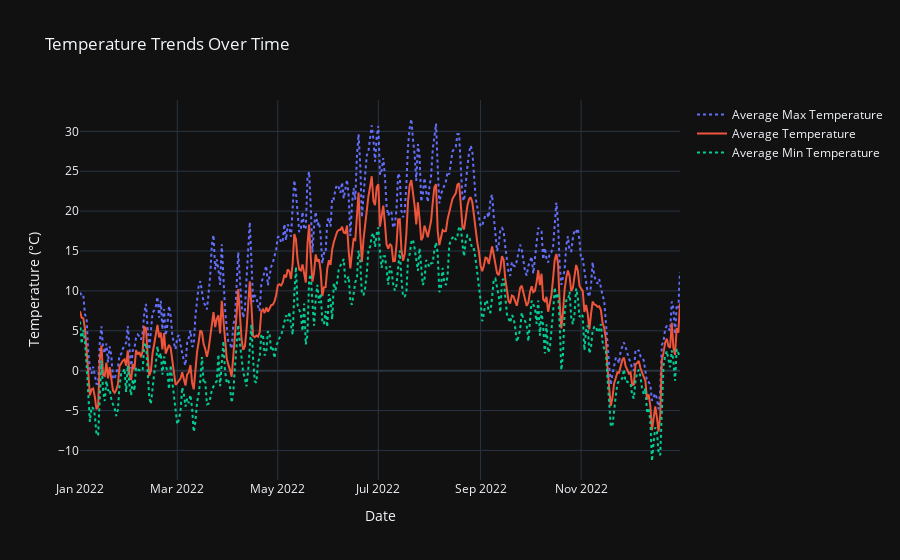

Notebook source saved alongside this figure:
### Markdown cell above
- add avg temperature in the middle, max temperature should also be dotted, avg temperature should have solid texture of line

### Code cell
# Improved Temperature Trends Plot
fig = go.Figure()
fig.add_trace(go.Scatter(x=df['Date'], y=df['Avg_Max_Temp'], mode='lines', name='Average Max Temperature', line=dict(dash='dot')))
fig.add_trace(go.Scatter(x=df['Date'], y=df['Avg_Temp'], mode='lines', name='Average Temperature'))
fig.add_trace(go.Scatter(x=df['Date'], y=df['Avg_Min_Temp'], mode='lines', name='Average Min Temperature', line=dict(dash='dot')))
fig.update_layout(title='Temperature Trends Over Time',
                  xaxis_title='Date',
                  yaxis_title='Temperature (°C)',
                  template='plotly_dark')
fig.show()

### Figure 1 — Plotly figure (JSON) as saved in the notebook; plotly's stock layout.template omitted (floating-point values rounded to 4 significant figures; data arrays with more than 128 entries replaced by an {"elided": "..."} marker saying what was removed)
{"data": [{"line": {"dash": "dot"}, "mode": "lines", "name": "Average Max Temperature", "type": "scatter", "x": {"elided": "730 str values"}, "y": {"elided": "730 float values"}}, {"mode": "lines", "name": "Average Temperature", "type": "scatter", "x": {"elided": "730 str values"}, "y": {"elided": "730 float values"}}, {"line": {"dash": "dot"}, "mode": "lines", "name": "Average Min Temperature", "type": "scatter", "x": {"elided": "730 str values"}, "y": {"elided": "730 float values"}}], "layout": {"title": {"text": "Temperature Trends Over Time"}, "xaxis": {"title": {"text": "Date"}}, "yaxis": {"title": {"text": "Temperature (°C)"}}}}
